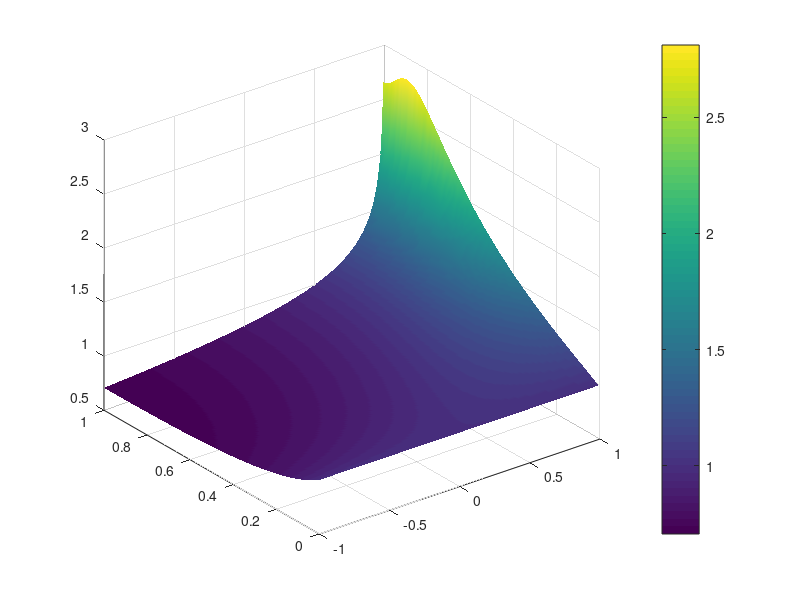

Source code (MATLAB):
% PINEQUALITYSURF  help with proving p-monotone inequality in Appendix by plotting

f = @(t,s,p) (1 - (t.^(p-1) + t) .* s + t.^p) ./ (1 - 2*s.*t + t.^2).^(p/2);

tt = 0:.01:1;
ss = -1:.01:.99;
[ttt,sss]=meshgrid(tt,ss);

surf(sss,ttt,f(ttt,sss,2.5)), colorbar, shading('interp')

